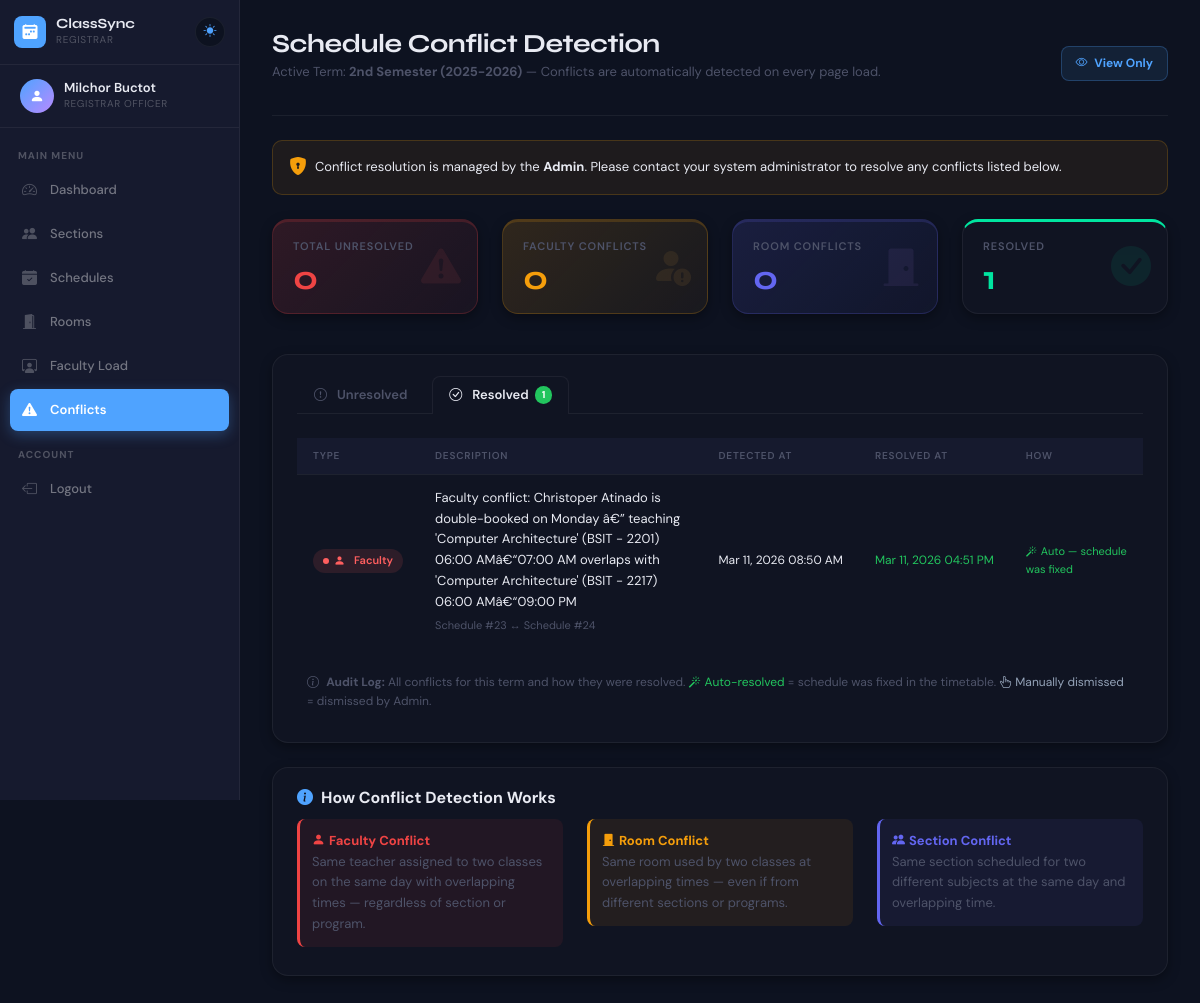
The page /registrar/conflicts.php?tab=resolved (signed in) on the database its author committed.
### tables this page shows
CREATE TABLE `academic_terms` (
  `term_id` int(11) NOT NULL,
  `academic_year` varchar(20) NOT NULL,
  `semester` enum('1st Semester','2nd Semester','Summer') NOT NULL,
  `is_active` tinyint(1) DEFAULT 0,
  `created_at` timestamp NOT NULL DEFAULT current_timestamp()
);

CREATE TABLE `conflicts` (
  `conflict_id` int(11) NOT NULL,
  `conflict_type` enum('Faculty','Room','Section') NOT NULL,
  `schedule_id_1` int(11) NOT NULL,
  `schedule_id_2` int(11) NOT NULL,
  `description` text NOT NULL,
  `detected_at` timestamp NOT NULL DEFAULT current_timestamp(),
  `status` enum('Unresolved','Resolved') DEFAULT 'Unresolved',
  `resolved_at` datetime DEFAULT NULL,
  `resolved_note` varchar(255) DEFAULT NULL
);

### registrar/conflicts.php (the view, shortened to what this page needs)
<?php
require_once 'includes/auth.php'; require_once '../config/db.php';
$activeTermRow = $conn->query("SELECT term_id, academic_year, semester FROM academic_terms WHERE is_active=1 LIMIT 1")->fetch_assoc();
$active_term_id   = $activeTermRow['term_id'] ?? 0;
$active_term_name = $activeTermRow ? $activeTermRow['semester'] . ' (' . $activeTermRow['academic_year'] . ')' : 'No Active Term';
$conn->query("
    UPDATE schedules s
    JOIN room_assignments ra ON ra.section_id = s.section_id
    SET s.room_id = ra.room_id
    WHERE s.room_id IS NULL
      AND ra.room_id IS NOT NULL
");
$total_conflicts = $faculty_conflicts = $room_conflicts = $section_conflicts = $resolved_count = 0;
$count_res = $conn->query("
    SELECT c.conflict_type, c.status, COUNT(*) AS cnt
    FROM conflicts c
    JOIN schedules s1 ON c.schedule_id_1 = s1.schedule_id
    JOIN schedules s2 ON c.schedule_id_2 = s2.schedule_id
    WHERE (s1.term_id = $active_term_id OR s2.term_id = $active_term_id)
    GROUP BY c.conflict_type, c.status
");
if ($count_res) {
    while ($cr = $count_res->fetch_assoc()) {
        if ($cr['status'] === 'Unresolved') {
            $total_conflicts += $cr['cnt'];
            if ($cr['conflict_type'] === 'Faculty')  $faculty_conflicts += $cr['cnt'];
            if ($cr['conflict_type'] === 'Room')     $room_conflicts    += $cr['cnt'];
            if ($cr['conflict_type'] === 'Section')  $section_conflicts += $cr['cnt'];
        } else { $resolved_count += $cr['cnt']; }
    }
}
$tab = $_GET['tab'] ?? 'unresolved';
$status_filter = ($tab === 'resolved') ? 'Resolved' : 'Unresolved';
$conflict_rows = [];
$result = $conn->query("
    SELECT c.* FROM conflicts c
    JOIN schedules s1 ON c.schedule_id_1 = s1.schedule_id
    JOIN schedules s2 ON c.schedule_id_2 = s2.schedule_id
    WHERE c.status = '$status_filter'
      AND (s1.term_id = $active_term_id OR s2.term_id = $active_term_id)
    ORDER BY c.detected_at DESC
");
if ($result) while ($row = $result->fetch_assoc()) $conflict_rows[] = $row;
?>
<?php include '../includes/header.php'; ?>
<?php include 'includes/sidebar.php'; ?>
<div class="main-content">
    <div class="page-header d-flex justify-content-between align-items-center">
        <div>
            <h1>Schedule Conflict Detection</h1>
            <p>Active Term: <strong><?= htmlspecialchars($active_term_name) ?></strong>
               — Conflicts are automatically detected on every page load.</p>
        </div>
        <div class="registrar-access-badge">
            <i class="bi bi-eye me-1"></i> View Only
        </div>
    </div>
    <div class="alert d-flex align-items-center gap-2 mb-4"
         style="background:rgba(245,158,11,0.07); border:1px solid rgba(245,158,11,0.2); border-radius:10px; color:var(--text-primary);">
        <i class="bi bi-shield-lock-fill" style="color:#f59e0b; font-size:18px; flex-shrink:0;"></i>
        <div style="font-size:13px;">
            Conflict resolution is managed by the <strong>Admin</strong>.
            Please contact your system administrator to resolve any conflicts listed below.
        </div>
    </div>
    <div class="row mb-4">
        <div class="col-md-3 mb-3">
            <div class="stats-card red">
                <h3>Total Unresolved</h3>
                <div class="number"><?= $total_conflicts ?></div>
                <i class="bi bi-exclamation-triangle-fill icon"></i>
            </div>
        </div>
        <div class="col-md-3 mb-3">
            <div class="stats-card orange">
                <h3>Faculty Conflicts</h3>
                <div class="number"><?= $faculty_conflicts ?></div>
                <i class="bi bi-person-fill-exclamation icon"></i>
            </div>
        </div>
        <div class="col-md-3 mb-3">
            <div class="stats-card purple">
                <h3>Room Conflicts</h3>
                <div class="number"><?= $room_conflicts ?></div>
                <i class="bi bi-door-closed-fill icon"></i>
            </div>
        </div>
        <div class="col-md-3 mb-3">
            <div class="stats-card green">
                <h3>Resolved</h3>
                <div class="number"><?= $resolved_count ?></div>
                <i class="bi bi-check-circle-fill icon"></i>
            </div>
        </div>
    </div>
    <div class="content-card">
        <div class="conflict-tabs mb-4">
            <a href="?tab=unresolved" class="conflict-tab <?= $tab === 'unresolved' ? 'active' : '' ?>">
                <i class="bi bi-exclamation-circle me-1"></i> Unresolved
            </a>
            <a href="?tab=resolved" class="conflict-tab <?= $tab === 'resolved' ? 'active' : '' ?>">
                <i class="bi bi-check-circle me-1"></i> Resolved
                <?php if ($resolved_count > 0): ?>
                    <span class="tab-badge resolved-badge"><?= $resolved_count ?></span>
                <?php endif; ?>
            </a>
        </div>
        <div class="table-responsive">
            <table class="custom-table">
                <thead>
                    <tr>
                        <th>Type</th>
                        <th>Description</th>
                        <th>Detected At</th>
                        <?php if ($tab === 'resolved'): ?>
                            <th>Resolved At</th>
                            <th>How</th>
                        <?php else: ?>
                            <th>Status</th>
                        <?php endif; ?>
                    </tr>
                </thead>
                <tbody>
                    <?php if (empty($conflict_rows)): ?>
                    <tr>
                        <td colspan="5" class="text-center py-4">
                            <?php if ($tab === 'resolved'): ?>
                                <i class="bi bi-archive me-2 text-muted"></i>No resolved conflicts yet. Fixed schedules will appear here automatically.
                            <?php else: ?>
                                <i class="bi bi-check-circle me-2 text-success"></i>No conflicts found. Schedule is clean!
                            <?php endif; ?>
                        </td>
                    </tr>
                    <?php else: ?>
                    <?php foreach ($conflict_rows as $row): ?>
                    <tr>
                        <td>
                            <?php if ($row['conflict_type'] === 'Faculty'): ?>
                                <span class="badge-danger"><i class="bi bi-person-fill me-1"></i>Faculty</span>
                            <?php elseif ($row['conflict_type'] === 'Room'): ?>
                                <span class="badge-warning"><i class="bi bi-door-closed-fill me-1"></i>Room</span>
                            <?php else: ?>
                                <span class="badge-info"><i class="bi bi-people-fill me-1"></i>Section</span>
                            <?php endif; ?>
                        </td>
                        <td style="max-width:440px; font-size:13px;">
                            <?= htmlspecialchars($row['description']) ?>
                            <div class="mt-1" style="font-size:11px; color:var(--text-secondary);">
                                Schedule #<?= $row['schedule_id_1'] ?> ↔ Schedule #<?= $row['schedule_id_2'] ?>
                            </div>
                        </td>
                        <td style="font-size:12px; white-space:nowrap;">
                            <?= date('M d, Y h:i A', strtotime($row['detected_at'])) ?>
                        </td>
                        <?php if ($tab === 'resolved'): ?>
                        <td style="font-size:12px; white-space:nowrap; color:#22c55e;">
                            <?= !empty($row['resolved_at']) ? date('M d, Y h:i A', strtotime($row['resolved_at'])) : '—' ?>
                        </td>
                        <td style="font-size:11px;">
                            <?php $note = $row['resolved_note'] ?? ''; ?>
                            <?php if (strpos($note, 'Auto-resolved') !== false): ?>
                                <span style="color:#22c55e;"><i class="bi bi-magic me-1"></i>Auto — schedule was fixed</span>
                            <?php elseif (strpos($note, 'Manually') !== false): ?>
                                <span style="color:#94a3b8;"><i class="bi bi-hand-index-thumb me-1"></i>Manually dismissed</span>
                            <?php else: ?>
                                <span style="color:#94a3b8;">—</span>
                            <?php endif; ?>
                        </td>
                        <?php endif; ?>
                    </tr>
                    <?php endforeach; ?>
                    <?php endif; ?>
                </tbody>
            </table>
        </div>
        <?php if ($tab === 'resolved' && !empty($conflict_rows)): ?>
        <div class="mt-3" style="font-size:12px; color:var(--text-secondary); padding:10px;">
            <i class="bi bi-info-circle me-1"></i>
            <strong>Audit Log:</strong> All conflicts for this term and how they were resolved.
            <span style="color:#22c55e;"><i class="bi bi-magic me-1"></i>Auto-resolved</span> = schedule was fixed in the timetable.
            <span style="color:#94a3b8;"><i class="bi bi-hand-index-thumb me-1"></i>Manually dismissed</span> = dismissed by Admin.
        </div>
        <?php endif; ?>
    </div>
    <div class="content-card mt-4" style="font-size:13px;">
        <h6 style="font-weight:700; color:var(--text-primary); margin-bottom:12px;">
            <i class="bi bi-info-circle-fill me-2" style="color:var(--accent);"></i>How Conflict Detection Works
        </h6>
        <div class="row">
            <div class="col-md-4 mb-2">
                <div style="padding:12px; background:rgba(239,68,68,0.08); border-radius:8px; border-left:3px solid #ef4444;">
                    <strong style="color:#ef4444;"><i class="bi bi-person-fill me-1"></i>Faculty Conflict</strong><br>
                    <span style="color:var(--text-secondary);">Same teacher assigned to two classes on the same day with overlapping times — regardless of section or program.</span>
                </div>
            </div>
            <div class="col-md-4 mb-2">
                <div style="padding:12px; background:rgba(245,158,11,0.08); border-radius:8px; border-left:3px solid #f59e0b;">
                    <strong style="color:#f59e0b;"><i class="bi bi-door-closed-fill me-1"></i>Room Conflict</strong><br>
                    <span style="color:var(--text-secondary);">Same room used by two classes at overlapping times — even if from different sections or programs.</span>
                </div>
            </div>
            <div class="col-md-4 mb-2">
                <div style="padding:12px; background:rgba(99,102,241,0.08); border-radius:8px; border-left:3px solid #6366f1;">
                    <strong style="color:#6366f1;"><i class="bi bi-people-fill me-1"></i>Section Conflict</strong><br>
                    <span style="color:var(--text-secondary);">Same section scheduled for two different subjects at the same day and overlapping time.</span>
                </div>
            </div>
        </div>
    </div>
</div>
<?php include '../includes/footer.php'; ?>

### assets/custom.css (style rules this page uses)
:root { --font-display: 'Syne', sans-serif; --font-body: 'DM Sans', sans-serif; --color-bg: #0d1220; --color-surface: #101422; --color-surface2: #161a2e; --color-border: rgba(255,255,255,0.06); --accent: #4fa3ff; --accent-green: #00e5a0; --accent-purple: #b88aff; --success: #00e5a0; --warning: #ffb94a; --danger: #ff5f5f; --info: #4fa3ff; --text-primary: #e8eaf2; --text-secondary: #4e5369; --text-muted: rgba(255,255,255,0.25); --shadow-sm: 0 1px 2px rgba(0,0,0,0.3); --shadow-md: 0 4px 12px rgba(0,0,0,0.35); --shadow-lg: 0 10px 24px rgba(0,0,0,0.4); --shadow-xl: 0 20px 40px rgba(0,0,0,0.5); --r-sm: 4px; --r-md: 8px; --r-lg: 12px; --r-xl: 16px; --r-full: 9999px; }
*, *::before, *::after { margin:0; padding:0; box-sizing:border-box; }
body { font-family: var(--font-body); font-size: 14px; line-height: 1.6; background: var(--color-bg); color: var(--text-primary); display: flex; min-height: 100vh; -webkit-font-smoothing: antialiased; }
h1,h2,h3,h4,h5 { font-family: var(--font-display); line-height: 1.2; }
a { text-decoration: none; }
.main-content { margin-left: 240px; padding: 28px 32px; flex: 1; min-height: 100vh; }
.page-header { margin-bottom: 24px; padding-bottom: 16px; border-bottom: 1px solid var(--color-border); }
.page-header h1 { font-size: 26px; font-weight: 700; color: var(--text-primary); letter-spacing: -0.02em; margin-bottom: 3px; }
.page-header p { font-size: 13px; color: var(--text-secondary); }
.stats-card { background: var(--color-surface); border-radius: var(--r-xl); padding: 18px 20px; position: relative; overflow: hidden; box-shadow: var(--shadow-md); border: 1px solid var(--color-border); transition: transform 0.18s, box-shadow 0.18s; }
.stats-card h3 { font-family: var(--font-body); font-size: 11px; font-weight: 600; color: var(--text-secondary); text-transform: uppercase; letter-spacing: 0.08em; margin-bottom: 8px; }
.stats-card .number { font-family: var(--font-display); font-size: 34px; font-weight: 700; line-height: 1; }
.stats-card .icon { position: absolute; right: 16px; top: 50%; transform: translateY(-50%); font-size: 40px; opacity: 0.08; }
.stats-card.green { border-top: 3px solid var(--success); }
.stats-card.green .number, .stats-card.green .icon { color: var(--success); }
.stats-card.orange { border-top: 3px solid var(--warning); }
.stats-card.orange .number, .stats-card.orange .icon { color: var(--warning); }
.stats-card.purple { border-top: 3px solid var(--accent-purple); }
.stats-card.purple .number, .stats-card.purple .icon { color: var(--accent-purple); }
.stats-card.red { border-top: 3px solid var(--danger); }
.stats-card.red .number, .stats-card.red .icon { color: var(--danger); }
.content-card { background: var(--color-surface); border-radius: var(--r-xl); padding: 20px 24px; box-shadow: var(--shadow-md); border: 1px solid var(--color-border); }
.custom-table { width: 100%; border-collapse: collapse; font-size: 13px; }
.custom-table thead th { background: var(--color-surface2); color: var(--text-secondary); font-weight: 600; font-size: 10px; text-transform: uppercase; letter-spacing: 0.08em; padding: 10px 16px; text-align: left; border-bottom: 1px solid var(--color-border); }
.custom-table tbody td { padding: 13px 16px; border-bottom: 1px solid var(--color-border); color: var(--text-primary); vertical-align: middle; }
.custom-table tbody tr:last-child td { border-bottom: none; }
.custom-table tbody tr { transition: background 0.1s; }
.badge-danger { display: inline-flex; align-items: center; gap: 5px; background: rgba(255,95,95,0.12); color: var(--danger); padding: 3px 10px; border-radius: var(--r-full); font-size: 11px; font-weight: 600; }
.badge-danger::before { content:''; width:6px; height:6px; border-radius:50%; background: var(--danger); flex-shrink:0; }
.alert { border: none; border-radius: var(--r-lg); padding: 12px 16px; font-size: 13px; }

### rows shown on the page
academic_terms: active_term_name "2nd Semester (2025-2026)"
conflicts: conflict_type "Faculty" (drawn), description "Faculty conflict: Christoper Atinado is double-booked on Monday â€” teaching 'Computer Architecture' (BSIT - 2201) 06:00 AMâ€“07:00 AM overlaps with 'Computer Architecture' (BSIT - 2217) 06:00 AMâ€“09:00 PM", schedule_id_1 "23", schedule_id_2 "24", detected_at "Mar 11, 2026 08:50 AM", resolved_at "Mar 11, 2026 04:51 PM", shows "Auto — schedule was fixed"

### other values the page prints
$_SESSION['full_name'] "Milchor Buctot"
$total_conflicts "0"
$faculty_conflicts "0"
$room_conflicts "0"
$resolved_count "1"
